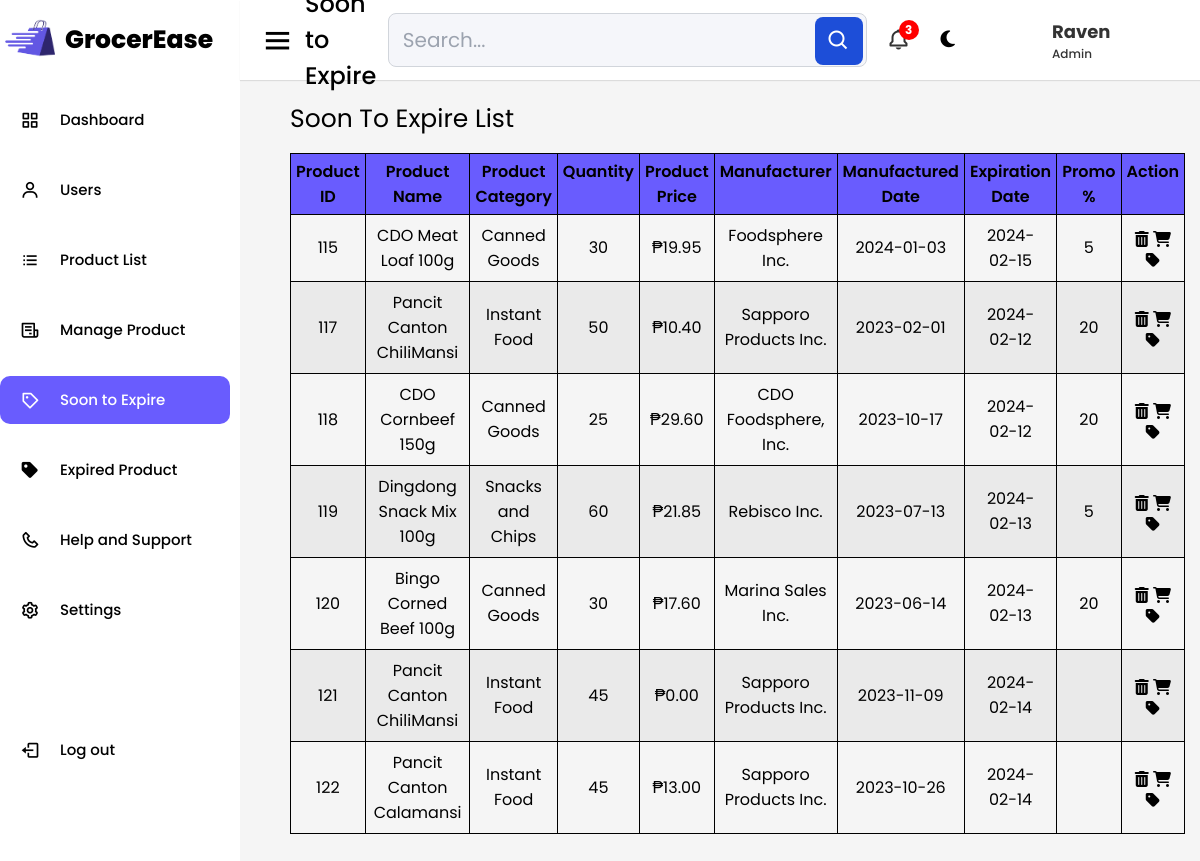
Screenshot of /soon-to-expire.php (signed in) with the database file from the repository.
### tables this page shows
CREATE TABLE `users` (
  `id` int(11) NOT NULL,
  `name` varchar(50) NOT NULL,
  `email` varchar(100) NOT NULL,
  `password` varchar(255) NOT NULL,
  `code` text NOT NULL
);

CREATE TABLE `manage_product` (
  `prodID` int(11) NOT NULL,
  `prodName` varchar(255) NOT NULL,
  `prodCate` varchar(255) NOT NULL,
  `prodPromo` varchar(255) NOT NULL,
  `prodPrice` float(11,2) NOT NULL,
  `prodQuan` varchar(255) NOT NULL,
  `manufact` varchar(255) NOT NULL,
  `manuDate` date NOT NULL DEFAULT current_timestamp(),
  `expiDate` date NOT NULL DEFAULT current_timestamp(),
  `prodAmountSold` decimal(10,2) DEFAULT 0.00,
  `originalPrice` decimal(10,2) NOT NULL
);

### soon-to-expire.php (the view, shortened to what this page needs)
<?php
    include 'config.php';
    $query = mysqli_query($conn, "SELECT * FROM users WHERE email='{$_SESSION['SESSION_EMAIL']}'");
    if (mysqli_num_rows($query) > 0) {
        $row = mysqli_fetch_assoc($query);
    }
?>
<!DOCTYPE php>
<php lang="en" dir="ltr">
<head>
    <link rel="stylesheet" href="assets/css/grocerease.css" />
    <link rel="stylesheet" href="assets/css/product-list.css">
    <link
    href="https://unpkg.com/boxicons@2.0.7/css/boxicons.min.css"
    rel="stylesheet"
    />
    <script src="https://cdn.tailwindcss.com"></script>
</head>
<body>
<div class="sidebar">
        <div class="logo-details">
            <img src="assets/images/favicon.png" alt="Logo" />
            <span class="logo_name">GrocerEase</span>
        </div>
        <ul class="nav-links">
            <li>
            <a href="grocerease.php">
                <i class="bx bx-grid-alt"></i>
                <span class="links_name">Dashboard</span>
            </a>
            </li>
            <li>
            <a href="user-setting.php  ">
                <i class="bx bx-user"></i>
                <span class="links_name">Users</span>
            </a>
            </li>
            <li>
            <a href="product-list.php">
                <i class="bx bx-list-ul"></i>
                <span class="links_name">Product List</span>
            </a>
            </li>
            <li>
            <a href="manage.php">
                <i class="bx bx-receipt"></i>
                <span class="links_name">Manage Product</span>
            </a>
            </li>
            <li>
            <a href="soon-to-expire.php" class="active">
                <i class="bx bx-purchase-tag"></i>
                <span class="links_name">Soon to Expire</span>
            </a>
            </li>
            <li>
            <a href="expired-product.php" >
                <i class="bx bxs-purchase-tag"></i>
                <span class="links_name">Expired Product</span>
            </a>
            </li>
            <li>
            <a href="help-support.php">
                <i class="bx bx-phone"></i>
                <span class="links_name">Help and Support</span>
            </a>
            </li>
            <li>
            <a href="settings.php">
                <i class="bx bx-cog"></i>
                <span class="links_name">Settings</span>
            </a>
            </li>
            <li class="log_out">
                <a href="#">
                <i class="bx bx-log-out"></i>
                <span class="links_name">Log out</span>
                </a>
            </li>
            </ul>
        </div>
    <section class="home-section">
        <nav>
            <div class="sidebar-button">
                <i class="bx bx-menu sidebarBtn"></i>
                <span class="dashboard">Soon to Expire</span>
            </div>
            <div class="relative h-50 max-w-650 w-[800]">
            <form method="GET" action="<?php echo $_SERVER['PHP_SELF']; ?>">
                <input type="search" name="search" class="block w-full p-3 pl-3.5 text-xl text-gray-900 border border-gray-300 rounded-lg bg-[#f5f6fa] outline-none" placeholder="Search..." required>
                <button type="submit" class="text-white absolute bg-blue-700 top-1 right-1 hover:bg-blue-800 focus:ring-4 focus:outline-none focus:ring-blue-300 font-medium rounded-lg text-sm px-3 py-3 "><i class="bx bx-search text-white text-2xl"></i></button>
            </form>
            </div>
            <div class="three-box">
                <div class="notifications">
                    <div class="notification-icon">
                        <i class="bx bx-bell"></i>
                        <span class="notification-count">3</span>
                    </div>
                </div>
                <div id="dark-mode-icon" title="Toggle Dark/Light Mode">
                    <i class="fa-solid fa-moon"></i>
                </div>
                <div class="profile-details">
                    <img id="user-profile-icon" src="assets/images/default-icon.png" alt="User Profile Icon">
                    <div class="names">
                    <span id="user-name" class="user_name"><?php echo $row['name']; ?></span>
                    <span class="admin_name">Admin</span>
                    </div>
                </div>
            </div>
        </nav>
        <div class="table-container-1">
            <h1 class="title-1">Soon To Expire List</h1>
            <table>
                    <thead>
                        <tr>
                            <th>Product<br>ID</th>
                            <th>Product Name</th>
                            <th>Product Category</th>
                            <th>Quantity</th>
                            <th>Product Price</th>
                            <th>Manufacturer</th>
                            <th>Manufactured<br>Date</th>
                            <th>Expiration Date</th>
                            <th>Promo %</th>
                            <th>Action</th>
                        </tr>
                    </thead>
                    <tbody>
                        <?php
                            $queryTwo = "SELECT * FROM manage_product WHERE expiDate BETWEEN CURDATE() AND DATE_ADD(CURDATE(), INTERVAL 2 WEEK)";
                            if ($result = mysqli_query($conn, $queryTwo)) {
                                if (mysqli_num_rows($result) > 0) {
                                    while ($rowTwo = mysqli_fetch_assoc($result)) {
                                        ?>
                                        <tr>
                                            <td><?php echo $rowTwo['prodID']; ?></td>
                                            <td><?php echo $rowTwo['prodName']; ?></td>
                                            <td><?php echo $rowTwo['prodCate']; ?></td>
                                            <td><?php echo $rowTwo['prodQuan']; ?></td>
                                            <td data-price="<?php echo $rowTwo['prodPrice']; ?>">₱<?php echo $rowTwo['prodPrice']; ?></td>
                                            <td><?php echo $rowTwo['manufact']; ?></td>
                                            <td><?php echo $rowTwo['manuDate']; ?></td>
                                            <td><?php echo $rowTwo['expiDate']; ?></td>
                                            <td><?php echo $rowTwo['prodPromo']; ?></td>
                                            <td>
                                                <div class="action-buttons">
                                                    <a href='soon-to-expire-delete.php?id=<?php echo $rowTwo['prodID']; ?>' class="delete-btn"><i class='fas fa-trash-alt fs-5'></i></a>
                                                    <a href="#" class="sold-btn" onclick="showSoldPopup(<?php echo $rowTwo['prodID']; ?>)"><i class='fas fa-shopping-cart fs-5'></i></a>
                                                    <a href="#" class="promo-btn" onclick="showPromoPopup(<?php echo $rowTwo['prodID']; ?>)"><i class='fas fa-tag fs-5'></i></a>
                                            </td>
                                        </tr>
                                    <?php
                                    }
                                } else { ?>
                                    <tr>
                                        <td colspan="9">** No records were found **</td>
                                    </tr>
                                <?php
                                }
                            } else {
                                echo "Error executing the query: " . mysqli_error($conn);
                            }
                        ?>
                    </tbody>
                </table>
        </div>
    </section>
</body>
</php>

### assets/css/grocerease.css (style rules this page uses)
* { margin: 0; padding: 0; box-sizing: border-box; font-family: "Poppins", sans-serif; scroll-behavior: smooth; }
.sidebar { position: fixed; height: 100vh; width: 250px; background: #FFF; transition: all 0.5s ease; }
.sidebar .logo-details { height: 80px; display: flex; align-items: center; }
.sidebar .logo-details img { height: 50px; margin-left: 5px; border-radius: 6px; }
.sidebar .logo-details .logo_name { color: black; font-weight: 800; font-size: 25px; margin-left: 10px; }
.sidebar .nav-links { margin-top: 10px; margin-right: 20px; }
.sidebar .nav-links li { position: relative; list-style: none; height: 60px; margin-top: 10px; display:flex; align-items: center; }
.sidebar .nav-links li a { height: 80%; width: 100%; display: flex; align-items: center; text-decoration: none; border-radius: 10px; transition: all 0.4s ease; }
.sidebar .nav-links li i { min-width: 60px; display: flex; text-align: center; justify-content: center; font-size: 20px; }
.sidebar .nav-links li a .links_name { font-size: 15px; font-weight: 500; white-space: nowrap; }
.sidebar .nav-links .log_out { position: absolute; bottom: 20px; width: 100vh; }
.sidebar .nav-links li a.active, .dark-mode .sidebar .nav-links li a.active { background: #695CFE; color: #FFF; }
.home-section { position: relative; background: #f5f5f5; min-height: 100vh; width: calc(100% - 240px); left: 240px; transition: all 0.5s ease; }
.home-section nav { display: flex; justify-content: space-between; height: 80px; background: #fff; display: flex; align-items: center; position: fixed; width: calc(100% - 240px); left: 240px; z-index: 100; padding: 0 20px; box-shadow: 0 1px 1px rgba(0, 0, 0, 0.1); transition: all 0.5s ease; }
.home-section nav .sidebar-button { display: flex; align-items: center; font-size: 24px; font-weight: 500; }
nav .sidebar-button i { font-size: 35px; margin-right: 10px; }
.home-section nav .three-box { display: flex; align-items: center; }
.home-section nav .notifications { position: relative; display: flex; align-items: center; margin-left: 20px; }
nav .notification-icon { position: relative; display: inline-block; cursor: pointer; align-items: center; margin-right: 5px; }
nav .notification-icon i { font-size: 24px; color: #333; }
nav .notification-count { position: absolute; top: -8px; right: -8px; display: flex; align-items: center; justify-content: center; width: 20px; height: 20px; background-color: red; color: #fff; font-size: 12px; font-weight: bold; border-radius: 50%; }
#dark-mode-icon { font-size: larger; cursor: pointer; padding: 15px; margin-left: 10px; margin-right: 10px; }
.home-section nav .profile-details { display: flex; align-items: center; border-radius: 6px; height: 50px; min-width: 190px; padding: 0 15px 0 2px; margin-left: 10px; }
nav .profile-details img { height: 50px; width: 50px; border-radius: 6px; object-fit: cover; transition: all 0.3s ease; }
nav .profile-details .names { display: flex; flex-direction: column; margin-left: 10px; }
nav .profile-details .user_name { font-size: 18px; font-weight: bold; color: #333; }
nav .profile-details .admin_name { font-size: 12px; font-weight: 500; color: #333; }

### assets/css/product-list.css (style rules this page uses)
* { margin: 0; padding: 0; box-sizing: border-box; }
body { font-family: 'Poppins', sans-serif; }
table { width: 100%; border-collapse: collapse; }
.table-container-1 { padding: 100px 50px; }
.title-1 { font-size: 25px; margin-bottom: 15px; }
thead tr th { font-size: 16px; font-weight: 600; opacity: 1; padding: 5px; vertical-align: top; border: 1px solid #000; background-color: #695CFE; }
tbody tr td { font-size: 16px; padding: 8px; text-align: center; border: 1px solid #000; }
tbody tr:nth-child(even) { background-color: #0000000b; }

### rows the page displays
users: name "Raven"
manage_product: prodID "115", prodName "CDO Meat Loaf 100g", prodCate "Canned Goods", prodQuan "30", prodPrice "19.95", manufact "Foodsphere Inc.", manuDate "2024-01-03", expiDate "2024-02-15", prodPromo "5"
manage_product: prodID "117", prodName "Pancit Canton ChiliMansi", prodCate "Instant Food", prodQuan "50", prodPrice "10.40", manufact "Sapporo Products Inc.", manuDate "2023-02-01", expiDate "2024-02-12", prodPromo "20"
manage_product: prodID "118", prodName "CDO Cornbeef 150g", prodCate "Canned Goods", prodQuan "25", prodPrice "29.60", manufact "CDO Foodsphere, Inc.", manuDate "2023-10-17", expiDate "2024-02-12", prodPromo "20"
manage_product: prodID "119", prodName "Dingdong Snack Mix 100g", prodCate "Snacks and Chips", prodQuan "60", prodPrice "21.85", manufact "Rebisco Inc.", manuDate "2023-07-13", expiDate "2024-02-13", prodPromo "5"
manage_product: prodID "120", prodName "Bingo Corned Beef 100g", prodCate "Canned Goods", prodQuan "30", prodPrice "17.60", manufact "Marina Sales Inc.", manuDate "2023-06-14", expiDate "2024-02-13", prodPromo "20"
manage_product: prodID "121", prodName "Pancit Canton ChiliMansi", prodCate "Instant Food", prodQuan "45", prodPrice "0.00", manufact "Sapporo Products Inc.", manuDate "2023-11-09", expiDate "2024-02-14"
manage_product: prodID "122", prodName "Pancit Canton Calamansi", prodCate "Instant Food", prodQuan "45", prodPrice "13.00", manufact "Sapporo Products Inc.", manuDate "2023-10-26", expiDate "2024-02-14"
